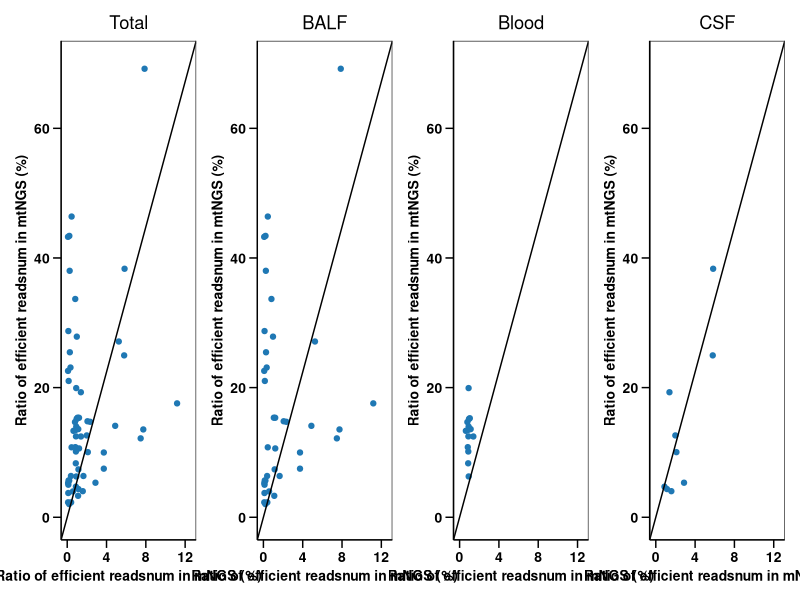
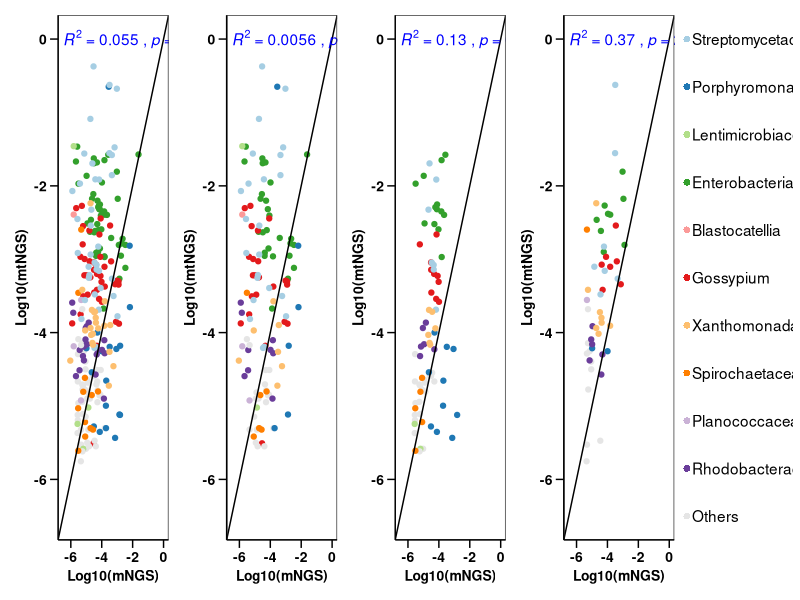
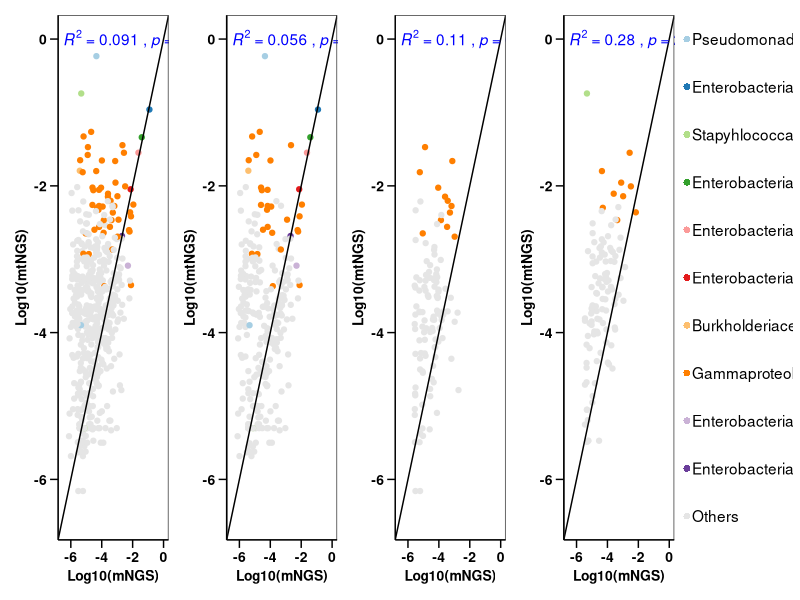
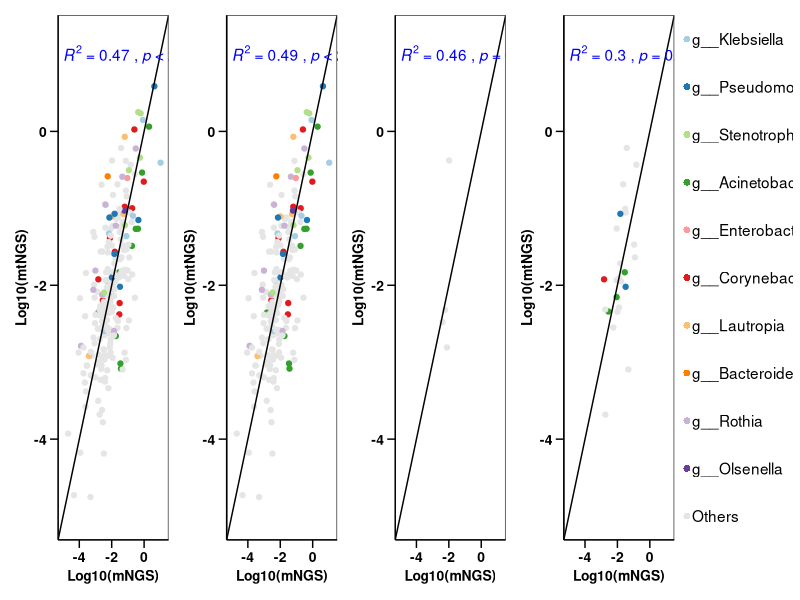

Here is the R script that generated these plots, in order:
## Main Figure1 ####
library(ggplot2)
library(reshape2)
library(ggpubr)
library(patchwork)
library(reshape2)
library("RColorBrewer")
library(tidyverse)

#set theme for ggplot2
my_theme <- theme(axis.ticks.length = unit(0.4,"lines"), 
                  axis.ticks = element_line(color='black'),
                  axis.line = element_line(colour = "black"), 
                  panel.grid.major = element_blank(),
                  panel.grid.minor = element_blank(),
                  axis.title = element_text(colour = 'black',size=10,face="bold"),
                  axis.text.y=element_text(colour='black',size=10,face = "bold"),
                  axis.text.x=element_text(colour='black',size=10,face = "bold"),
                  plot.title=element_text(hjust = 0.5))

##Figure 1A
ratio <- read.csv('data/ratio_maping.csv',header = T)
names(ratio)[c(2,3)] <- c("DNA","RNA")

ratio_plot <- function(data, plt_title){
  p <- ggplot(data,aes(x=DNA*100,y=RNA*100)) +
    geom_point(stat='identity',color="#1F78B4")+theme_bw()+
    geom_abline(slope=5.6,intercept=0)+
    scale_x_continuous(limits = c(0,12.5))+
    scale_y_continuous(limits = c(0,70))+
    labs(x='Ratio of efficient readsnum in mNGS (%)',
         y='Ratio of efficient readsnum in mtNGS (%)',
         title = plt_title)+my_theme
  return(p)
}
#total
p1 <- ratio_plot(ratio,"Total")

#balf
ratio_alv <- ratio[which(ratio$sample_type=="bronchoalveolar lavage fluid sample"),]
p2 <- ratio_plot(ratio_alv,"BALF")

#blood
ratio_bd <- ratio[which(ratio$sample_type=="blood sample"),]
p3 <- ratio_plot(ratio_bd,"Blood")

#csf
ratio_cfs <- ratio[which(ratio$sample_type=="cerebrospinal fluid sample"),]
p4 <- ratio_plot(ratio_cfs,"CSF")

pA <- p1+p2+p3+p4+plot_layout(nrow=1)
pA

##Figure 1B
clean_readnum <- read.csv('data/clean_readnum.csv',header = T)
meta_data <- read.csv('data/sample_type.csv')
RNA_16s <- read.csv('data/mtNGS/RNA_16s_genus.txt',header = T,sep = '\t',row.names = 1)
DNA_16s <- read.csv('data/mNGS/DNA_16s_genus.txt',header = T,sep = '\t',row.names = 1)

#merge mNGS and mtNGS data with common species
integrate_data1 <- function(RNA_16s,DNA_16s){
  #intersect
  bacteria <- intersect(row.names(DNA_16s),row.names(RNA_16s))
  DNA_16s.in <- DNA_16s[which(row.names(DNA_16s)%in%bacteria),]
  DNA_16s.in$bacteria <- row.names(DNA_16s.in)
  DNA_16s.in.melt <- melt(DNA_16s.in)
  names(DNA_16s.in.melt)[c(2,3)] <- c("sample",'DNA')
  
  RNA_16s.in <- RNA_16s[which(row.names(RNA_16s)%in%bacteria),]
  RNA_16s.in$bacteria <- row.names(RNA_16s.in)
  RNA_16s.in.melt <- melt(RNA_16s.in)
  names(RNA_16s.in.melt)[c(2,3)] <- c("sample",'RNA')
  
  merged_16s <- merge(RNA_16s.in.melt,DNA_16s.in.melt)
  merged_16s$type <- meta_data$sample_type[match(merged_16s$sample,meta_data$name)]
  return(merged_16s)
}
#set colors
cols <- RColorBrewer::brewer.pal(10,'Paired')

#filter data based on average relative abudance
fil_aver <- function(DNA_16s,RNA_16s){
  #calculate relative abundance
  for(i in 1:ncol(DNA_16s)){
    DNA_16s[,i] <- DNA_16s[,i]/clean_readnum$MG[which(clean_readnum$sample==names(DNA_16s)[i])]*100
  }
  for(i in 1:ncol(RNA_16s)){
    RNA_16s[,i] <- RNA_16s[,i]/clean_readnum$MT[which(clean_readnum$sample==names(RNA_16s)[i])]*100
  }
  
  #merge mNGS and mtNGS
  merged_16s <- integrate_data1(RNA_16s,DNA_16s)
  
  #remove zero value both in mNGS and mtNGS
  index <- c()
  for (i in 1:nrow(merged_16s)) {
    if(merged_16s[i,3]!=0 && merged_16s[i,4]!=0) index <- append(index,i)
  }
  merged_16s.f <- merged_16s[index,]
  merged_16s.f$bacteria <- factor(merged_16s.f$bacteria,levels = unique(merged_16s.f$bacteria))
  
  #calculate average Relative abundance and set colors
  bacteria_mean <- merged_16s.f %>%
    group_by(bacteria) %>%
    summarise(mean=mean(DNA+RNA))
  bacteriaTop10 <- bacteria_mean[order(bacteria_mean$mean,decreasing = T)[1:10],]$bacteria
  top10_color <- data.frame(bacteria=bacteriaTop10,color=cols)
  merged_16s.f$cols <- top10_color$color[match(merged_16s.f$bacteria,top10_color$bacteria)]
  merged_16s.f$cols <- as.character(merged_16s.f$cols)
  merged_16s.f$cols[is.na(merged_16s.f$cols)] <- "grey90"
  return(merged_16s.f)
}

#plot function with ggplot2
scatter_plot <- function(data,xlim,ylim,ylabel){
  p <- ggplot(data,aes(x=log10(DNA+1e-8),y=log10(RNA+1e-8))) +
    geom_point(stat='identity',color=data$cols)+theme_bw()+
    geom_abline(slope=1,intercept=0)+
    scale_x_continuous(limits = c(xlim,ylim))+
    scale_y_continuous(limits = c(xlim,ylim))+
    stat_cor(aes(label = paste(..rr.label..,..p.label..,sep = "~`,`~")),label.y=ylabel,color="blue")+
    labs(x='Log10(mNGS)',y='Log10(mtNGS)')+my_theme
  return(p)
}
#total
merged_16s.f <- fil_aver(DNA_16s,RNA_16s)
pB1 <- scatter_plot(merged_16s.f,-6.5,0,0)

#balf
merged_16s.f.balf <- merged_16s.f[which(merged_16s.f$type=="bronchoalveolar lavage fluid sample"),]
pB2 <- scatter_plot(merged_16s.f.balf,-6.5,0,0)

#blood
merged_16s.f.bs <- merged_16s.f[which(merged_16s.f$type=="blood sample"),]
pB3 <- scatter_plot(merged_16s.f.bs,-6.5,0,0)

#cfs
merged_16s.f.cfs <- merged_16s.f[which(merged_16s.f$type=="cerebrospinal fluid sample"),]
pB4 <- scatter_plot(merged_16s.f.cfs,-6.5,0,0)

#construct legends
y=seq(-6.5,-1.5,0.5)
pB5 <- ggplot()+lims(x=c(-1,1))+theme_void()
pB5 <- pB5+annotate("point",x=-1,y=y,shape=16,color=c("grey90",rev(cols)),size=2)+
  annotate("text", x=-0.9,y=y,label=c("Others",rev(as.character(merged_16s.f$bacteria[match(cols,merged_16s.f$cols)]))), hjust=0)

pB <- pB1+pB2+pB3+pB4+pB5+plot_layout(nrow=1)
pB

##Figure 1C
RNA_23s <- read.csv('data/mtNGS/RNA_23s_genus.txt',header = T,sep = '\t',row.names = 1)
DNA_23s <- read.csv('data/mNGS/DNA_23s_genus.txt',header = T,sep = '\t',row.names = 1)

#total
merged_23s.f <- fil_aver(DNA_23s,RNA_23s)
pC1 <- scatter_plot(merged_23s.f,-6.5,0,0)

#balf
merged_23s.f.balf <- merged_23s.f[which(merged_23s.f$type=="bronchoalveolar lavage fluid sample"),]
pC2 <- scatter_plot(merged_23s.f.balf,-6.5,0,0)

#blood
merged_23s.f.bs <- merged_23s.f[which(merged_23s.f$type=="blood sample"),]
pC3 <- scatter_plot(merged_23s.f.bs,-6.5,0,0)

#cfs
merged_23s.f.cfs <- merged_23s.f[which(merged_23s.f$type=="cerebrospinal fluid sample"),]
pC4 <- scatter_plot(merged_23s.f.cfs,-6.5,0,0)

#construct legends
y=seq(-6.5,-1.5,0.5)
pC5 <- ggplot()+lims(x=c(-1,1))+theme_void()
pC5 <- pC5+annotate("point",x=-1,y=y,shape=16,color=c("grey90",rev(cols)),size=2)+
  annotate("text", x=-0.9,y=y,label=c("Others",rev(as.character(merged_23s.f$bacteria[match(cols,merged_23s.f$cols)]))), hjust=0)

pC <- pC1+pC2+pC3+pC4+pC5+plot_layout(nrow=1)
pC

##Figure 1D
RNA_bacteria <- read.table('data/mtNGS/RNA_Bacteria_genus.txt',header = T,row.names = 1)
DNA_bacteria <- read.table('data/mNGS/DNA_Bacteria_genus.txt',header = T,row.names = 1)

#total
merged_bacter.f <- fil_aver(DNA_bacteria,RNA_bacteria)
pD1 <- scatter_plot(merged_bacter.f,-5,1.2,1)

#balf
merged_bacter.f.balf <- merged_bacter.f[which(merged_bacter.f$type=="bronchoalveolar lavage fluid sample"),]
pD2 <- scatter_plot(merged_bacter.f.balf,-5,1.2,1)

#blood
merged_bacter.f.bs <- merged_bacter.f[which(merged_bacter.f$type=="blood sample"),]
pD3 <- scatter_plot(merged_bacter.f.bs,-5,1.2,1)

#cfs
merged_bacter.f.cfs <- merged_bacter.f[which(merged_bacter.f$type=="cerebrospinal fluid sample"),]
pD4 <- scatter_plot(merged_bacter.f.cfs,-5,1.2,1)

#construct legends
y=seq(-6.5,-1.5,0.5)
pD5 <- ggplot()+lims(x=c(-1,1))+theme_void()
pD5 <- pD5+annotate("point",x=-1,y=y,shape=16,color=c("grey90",rev(cols)),size=2)+
  annotate("text", x=-0.9,y=y,label=c("Others",rev(as.character(merged_bacter.f$bacteria[match(cols,merged_bacter.f$cols)]))), hjust=0)

pD <- pD1+pD2+pD3+pD4+pD5+plot_layout(nrow=1)
pD
